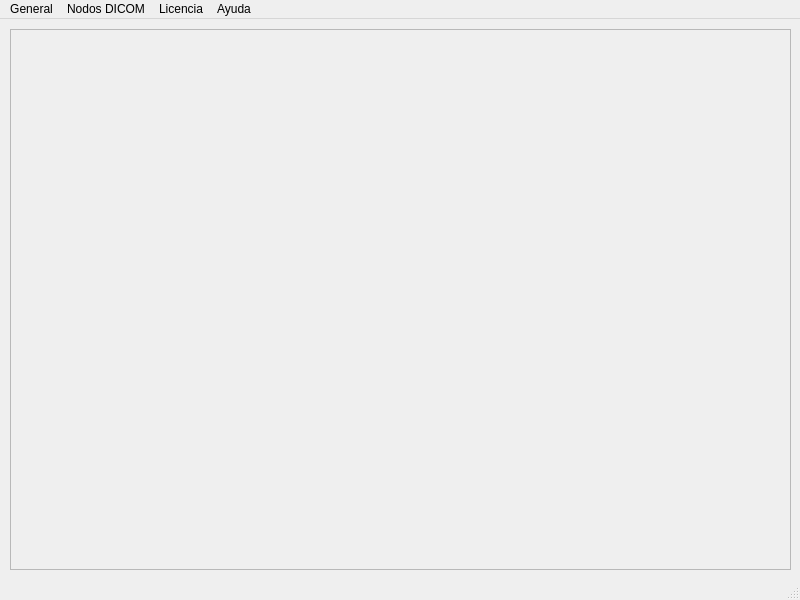
<?xml version="1.0" encoding="UTF-8"?>
<ui version="4.0">
 <class>MainWindow</class>
 <widget class="QMainWindow" name="MainWindow">
  <property name="geometry">
   <rect>
    <x>0</x>
    <y>0</y>
    <width>800</width>
    <height>600</height>
   </rect>
  </property>
  <property name="windowTitle">
   <string>Sistema IMAGIS</string>
  </property>
  <widget class="QWidget" name="centralwidget">
   <widget class="QFrame" name="widgets_frame">
    <property name="geometry">
     <rect>
      <x>10</x>
      <y>10</y>
      <width>781</width>
      <height>541</height>
     </rect>
    </property>
    <property name="frameShape">
     <enum>QFrame::StyledPanel</enum>
    </property>
    <property name="frameShadow">
     <enum>QFrame::Raised</enum>
    </property>
   </widget>
  </widget>
  <widget class="QMenuBar" name="menubar">
   <property name="geometry">
    <rect>
     <x>0</x>
     <y>0</y>
     <width>800</width>
     <height>22</height>
    </rect>
   </property>
   <widget class="QMenu" name="menuGeneral">
    <property name="title">
     <string>General</string>
    </property>
    <addaction name="action_gestion_de_usuarios"/>
    <addaction name="action_gestion_de_productos"/>
   </widget>
   <widget class="QMenu" name="menuNodos_DICOM">
    <property name="title">
     <string>Nodos DICOM</string>
    </property>
    <addaction name="action_servidores"/>
    <addaction name="action_configuracion_imagis"/>
    <addaction name="action_modulos_imagis"/>
   </widget>
   <widget class="QMenu" name="menuLicencia">
    <property name="title">
     <string>Licencia</string>
    </property>
    <addaction name="action_registrar_licencia"/>
    <addaction name="action_consultar_estatus"/>
   </widget>
   <widget class="QMenu" name="menuAyuda">
    <property name="title">
     <string>Ayuda</string>
    </property>
    <addaction name="action_reporte"/>
    <addaction name="action_actualizar_software"/>
    <addaction name="action_documentacion"/>
   </widget>
   <addaction name="menuGeneral"/>
   <addaction name="menuNodos_DICOM"/>
   <addaction name="menuLicencia"/>
   <addaction name="menuAyuda"/>
  </widget>
  <widget class="QStatusBar" name="statusbar"/>
  <action name="action_reporte">
   <property name="text">
    <string>Reportes</string>
   </property>
  </action>
  <action name="action_actualizar_software">
   <property name="text">
    <string>Actualizar Software</string>
   </property>
  </action>
  <action name="action_documentacion">
   <property name="text">
    <string>Documentacion</string>
   </property>
  </action>
  <action name="action_registrar_licencia">
   <property name="text">
    <string>Registrar Licencia</string>
   </property>
  </action>
  <action name="action_consultar_estatus">
   <property name="text">
    <string>Consultar Estatus</string>
   </property>
  </action>
  <action name="action_servidores">
   <property name="text">
    <string>Servidores</string>
   </property>
  </action>
  <action name="action_configuracion_imagis">
   <property name="text">
    <string>configuracion IMAGIS</string>
   </property>
  </action>
  <action name="action_modulos_imagis">
   <property name="text">
    <string>Modulos IMAGIS</string>
   </property>
  </action>
  <action name="action_gestion_de_recusros">
   <property name="text">
    <string>Gestion de Recursos</string>
   </property>
  </action>
  <action name="actionNuevo">
   <property name="text">
    <string>Nuevo</string>
   </property>
  </action>
  <action name="action_lista_de_usuarios">
   <property name="text">
    <string>Lista de Usuarios</string>
   </property>
  </action>
  <action name="action_agregar_usuario">
   <property name="text">
    <string>Agregar  Usuario</string>
   </property>
  </action>
  <action name="actionLista_de_Productos">
   <property name="text">
    <string>Lista de Productos</string>
   </property>
  </action>
  <action name="actionAgregar_Producto">
   <property name="text">
    <string>Agregar Producto</string>
   </property>
  </action>
  <action name="action_gestion_de_usuarios">
   <property name="text">
    <string>Gestion de Usuarios</string>
   </property>
  </action>
  <action name="action_gestion_de_productos">
   <property name="text">
    <string>Gestion De Productos</string>
   </property>
  </action>
 </widget>
 <resources/>
 <connections/>
</ui>
